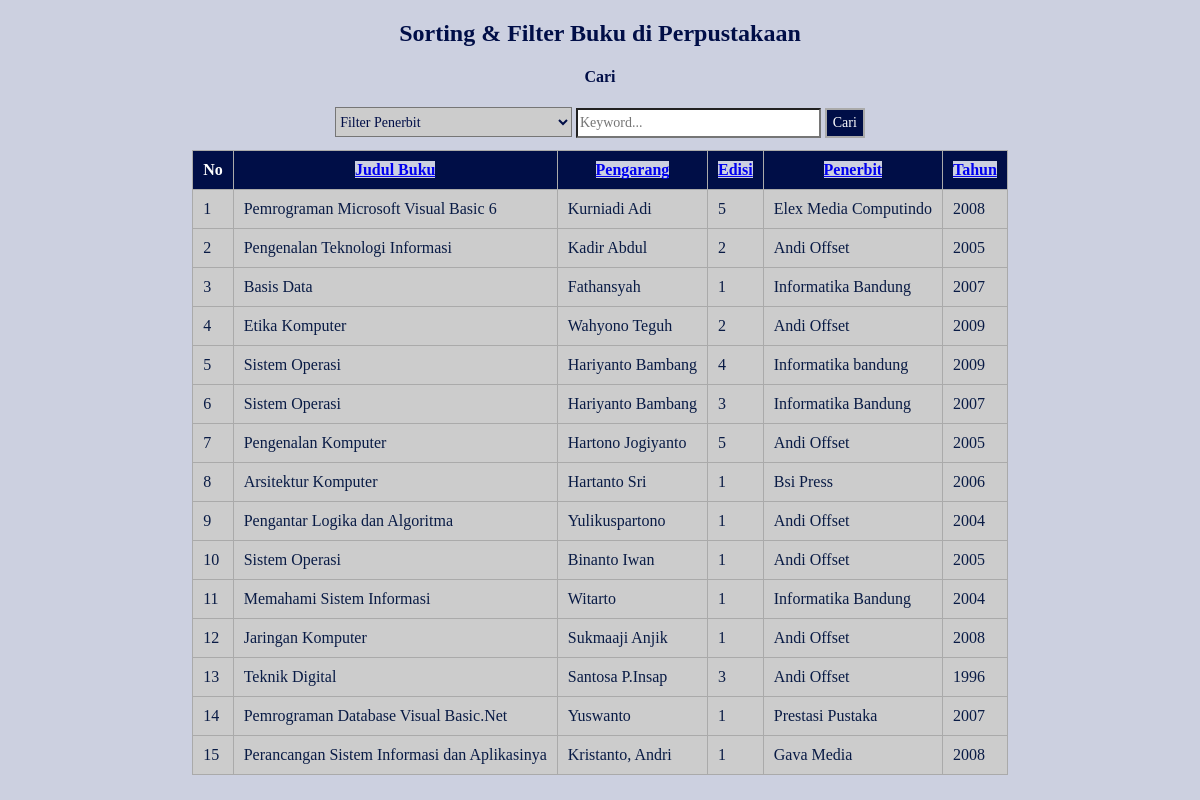
The app's page /perpus.php with its own data.
### tables this page shows
CREATE TABLE `buku` (
  `id_buku` int(11) NOT NULL,
  `judul_buku` varchar(50) NOT NULL,
  `pengarang_buku` varchar(30) NOT NULL,
  `edisi_buku` varchar(5) NOT NULL,
  `penerbit` varchar(30) NOT NULL,
  `tahun_terbit` int(5) NOT NULL
);

### perpus.php (the view, shortened to what this page needs)
<!DOCTYPE html>
<html>
<head>
	<link rel="stylesheet" type="text/css" href="perpus.css">
</head>
<body>
	<h2>Sorting &amp; Filter Buku di Perpustakaan</h2>
	<?php
		$s_penerbit="";
		$s_keyword="";
		$sort = 'ASC';
		$newsort = 'ASC';
		if (isset($_GET['order'])) {
			$order = $_GET['order'];
			$sort = $_GET['sort'];
			if ($sort == 'DESC') {
				$newsort = 'ASC';
			}
			else{
				$newsort = 'DESC';
			}
		}else{
			$order = 'id_buku';
		}
	?>
	<form method="GET" action="" align="center">
		<h4>Cari</h4>
		<select name="s_penerbit" id="s_penerbit">
			<option value="">Filter Penerbit</option>
		</select>
		<input type="text" name="s_keyword" placeholder="Keyword..." id="s_keyword" value="<?php echo $s_keyword; ?>">
		<button id="search" name="search">Cari</button>
	</form>
	<table border="1" align="center">
		<thead>
			<tr>
				<th>No</th>
				<th><a href="?order=judul_buku&&sort=<?php echo $newsort; ?>">Judul Buku</a></th>
				<th><a href="?order=pengarang_buku&&sort=<?php echo $newsort; ?>">Pengarang</a></th>
				<th><a href="?order=edisi_buku&&sort=<?php echo $newsort; ?>">Edisi</a></th>
				<th><a href="?order=penerbit&&sort=<?php echo $newsort; ?>">Penerbit</a></th>
				<th><a href="?order=tahun_terbit&&sort=<?php echo $newsort; ?>">Tahun</a></th>
			</tr>
		</thead>
		<tbody>
			<?php
				include "koneksi.php";
				$search_penerbit = '%'.$s_penerbit.'%';
				$search_keyword = '%'.$s_keyword.'%';
				$no = 1;
				$query = "SELECT * FROM buku WHERE penerbit LIKE ? AND (judul_buku LIKE ? OR pengarang_buku LIKE ? OR edisi_buku LIKE ? OR tahun_terbit LIKE ?) ORDER BY $order $sort";
				$buku1 = mysqli_prepare($conn, $query) or die(mysqli_error($conn));
				mysqli_stmt_bind_param($buku1, "sssss", $search_penerbit, $search_keyword, $search_keyword, $search_keyword, $search_keyword);
				mysqli_stmt_execute($buku1);
				$hasil = mysqli_stmt_get_result($buku1);
				if (mysqli_num_rows($hasil) > 0) {
					while ($rows = mysqli_fetch_assoc($hasil)) {
						$judul_buku = $rows['judul_buku'];
						$pengarang_buku = $rows['pengarang_buku'];
						$edisi_buku = $rows['edisi_buku'];
						$penerbit = $rows['penerbit'];
						$tahun_terbit = $rows['tahun_terbit'];
			?>
				<tr>
					<td><?php echo $no++; ?></td>
					<td><?php echo $judul_buku; ?></td>
					<td><?php echo $pengarang_buku; ?></td>
					<td><?php echo $edisi_buku; ?></td>
					<td><?php echo $penerbit; ?></td>
					<td><?php echo $tahun_terbit; ?></td>
				</tr>
				<?php } } else { ?>
				<tr>
					<td colspan="6" align="center">Tidak Ada Data Ditemukan</td>
				</tr>
				<?php } ?>
		</tbody>
	</table>
</body>
</html>

### perpus.css (style rules this page uses)
* { background-color: #ccd0e0; font-family: century gothic; }
table { border-collapse: collapse; }
h2, h4 { text-align: center; color: #000e47; }
th { background-color: #000e47; border: 1px solid #aaaaaa; text-align:left; color:#ffffff; padding: 10px; text-align: center; }
td { background-color: #cccccc; border: 1px solid #aaaaaa; padding: 10px; color: #091b45; }
form select { width: 20%; height: 30px; font-size: 14px; margin-bottom: 1%; cursor: pointer; background-color: #cccccc; color: #000e47; }
form input[type=text] { width: 20%; height: 24px; font-size: 14px; margin-bottom: 1%; background-color: white; }
form button { width: auto; height: 30px; font-size: 14px; margin-bottom: 1%; background-color: #000e47; color:#ffffff; border: 2px solid #aaaaaa; cursor: pointer; }

### records on screen
buku: judul_buku "Pemrograman Microsoft Visual Basic 6", pengarang_buku "Kurniadi Adi", edisi_buku "5", penerbit "Elex Media Computindo", tahun_terbit "2008"
buku: judul_buku "Pengenalan Teknologi Informasi", pengarang_buku "Kadir Abdul", edisi_buku "2", penerbit "Andi Offset", tahun_terbit "2005"
buku: judul_buku "Basis Data", pengarang_buku "Fathansyah", edisi_buku "1", penerbit "Informatika Bandung", tahun_terbit "2007"
buku: judul_buku "Etika Komputer", pengarang_buku "Wahyono Teguh", edisi_buku "2", penerbit "Andi Offset", tahun_terbit "2009"
buku: judul_buku "Sistem Operasi", pengarang_buku "Hariyanto Bambang", edisi_buku "4", penerbit "Informatika bandung", tahun_terbit "2009"
buku: judul_buku "Sistem Operasi", pengarang_buku "Hariyanto Bambang", edisi_buku "3", penerbit "Informatika Bandung", tahun_terbit "2007"
buku: judul_buku "Pengenalan Komputer", pengarang_buku "Hartono Jogiyanto", edisi_buku "5", penerbit "Andi Offset", tahun_terbit "2005"
buku: judul_buku "Arsitektur Komputer", pengarang_buku "Hartanto Sri", edisi_buku "1", penerbit "Bsi Press", tahun_terbit "2006"
buku: judul_buku "Pengantar Logika dan Algoritma", pengarang_buku "Yulikuspartono", edisi_buku "1", penerbit "Andi Offset", tahun_terbit "2004"
buku: judul_buku "Sistem Operasi", pengarang_buku "Binanto Iwan", edisi_buku "1", penerbit "Andi Offset", tahun_terbit "2005"
buku: judul_buku "Memahami Sistem Informasi", pengarang_buku "Witarto", edisi_buku "1", penerbit "Informatika Bandung", tahun_terbit "2004"
buku: judul_buku "Jaringan Komputer", pengarang_buku "Sukmaaji Anjik", edisi_buku "1", penerbit "Andi Offset", tahun_terbit "2008"
buku: judul_buku "Teknik Digital", pengarang_buku "Santosa P.Insap", edisi_buku "3", penerbit "Andi Offset", tahun_terbit "1996"
buku: judul_buku "Pemrograman Database Visual Basic.Net", pengarang_buku "Yuswanto", edisi_buku "1", penerbit "Prestasi Pustaka", tahun_terbit "2007"
buku: judul_buku "Perancangan Sistem Informasi dan Aplikasinya", pengarang_buku "Kristanto, Andri", edisi_buku "1", penerbit "Gava Media", tahun_terbit "2008"
